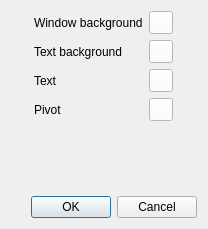
<?xml version="1.0" encoding="UTF-8"?>
<ui version="4.0">
 <class>CColorsDialog</class>
 <widget class="QDialog" name="CColorsDialog">
  <property name="geometry">
   <rect>
    <x>0</x>
    <y>0</y>
    <width>208</width>
    <height>229</height>
   </rect>
  </property>
  <property name="windowTitle">
   <string>Colors and styling</string>
  </property>
  <layout class="QVBoxLayout" name="verticalLayout">
   <item>
    <layout class="QHBoxLayout" name="horizontalLayout">
     <item>
      <spacer name="horizontalSpacer">
       <property name="orientation">
        <enum>Qt::Horizontal</enum>
       </property>
       <property name="sizeHint" stdset="0">
        <size>
         <width>40</width>
         <height>20</height>
        </size>
       </property>
      </spacer>
     </item>
     <item>
      <layout class="QGridLayout" name="gridLayout">
       <item row="0" column="0">
        <widget class="QLabel" name="label">
         <property name="text">
          <string>Window background</string>
         </property>
        </widget>
       </item>
       <item row="0" column="1">
        <widget class="QToolButton" name="btnWindowBackgroundColor">
         <property name="styleSheet">
          <string notr="true">background-color: white;</string>
         </property>
         <property name="text">
          <string/>
         </property>
        </widget>
       </item>
       <item row="1" column="0">
        <widget class="QLabel" name="label_2">
         <property name="text">
          <string>Text background</string>
         </property>
        </widget>
       </item>
       <item row="1" column="1">
        <widget class="QToolButton" name="btnTextBackgroundColor">
         <property name="styleSheet">
          <string notr="true">background-color: white;</string>
         </property>
         <property name="text">
          <string/>
         </property>
        </widget>
       </item>
       <item row="2" column="0">
        <widget class="QLabel" name="label_3">
         <property name="text">
          <string>Text</string>
         </property>
        </widget>
       </item>
       <item row="2" column="1">
        <widget class="QToolButton" name="btnTextColor">
         <property name="styleSheet">
          <string notr="true">background-color: white;</string>
         </property>
         <property name="text">
          <string/>
         </property>
        </widget>
       </item>
       <item row="3" column="0">
        <widget class="QLabel" name="label_4">
         <property name="text">
          <string>Pivot</string>
         </property>
        </widget>
       </item>
       <item row="3" column="1">
        <widget class="QToolButton" name="btnPivotColor">
         <property name="styleSheet">
          <string notr="true">background-color: white;</string>
         </property>
         <property name="text">
          <string/>
         </property>
        </widget>
       </item>
      </layout>
     </item>
     <item>
      <spacer name="horizontalSpacer_2">
       <property name="orientation">
        <enum>Qt::Horizontal</enum>
       </property>
       <property name="sizeHint" stdset="0">
        <size>
         <width>40</width>
         <height>20</height>
        </size>
       </property>
      </spacer>
     </item>
    </layout>
   </item>
   <item>
    <spacer name="verticalSpacer">
     <property name="orientation">
      <enum>Qt::Vertical</enum>
     </property>
     <property name="sizeHint" stdset="0">
      <size>
       <width>20</width>
       <height>87</height>
      </size>
     </property>
    </spacer>
   </item>
   <item>
    <widget class="QDialogButtonBox" name="buttonBox">
     <property name="standardButtons">
      <set>QDialogButtonBox::Cancel|QDialogButtonBox::Ok</set>
     </property>
    </widget>
   </item>
  </layout>
 </widget>
 <resources/>
 <connections>
  <connection>
   <sender>buttonBox</sender>
   <signal>accepted()</signal>
   <receiver>CColorsDialog</receiver>
   <slot>accept()</slot>
   <hints>
    <hint type="sourcelabel">
     <x>199</x>
     <y>279</y>
    </hint>
    <hint type="destinationlabel">
     <x>199</x>
     <y>149</y>
    </hint>
   </hints>
  </connection>
  <connection>
   <sender>buttonBox</sender>
   <signal>rejected()</signal>
   <receiver>CColorsDialog</receiver>
   <slot>reject()</slot>
   <hints>
    <hint type="sourcelabel">
     <x>199</x>
     <y>279</y>
    </hint>
    <hint type="destinationlabel">
     <x>199</x>
     <y>149</y>
    </hint>
   </hints>
  </connection>
 </connections>
</ui>
